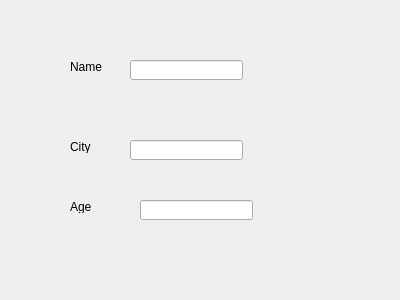
<?xml version="1.0" encoding="UTF-8"?>
<ui version="4.0">
 <class>Dialog</class>
 <widget class="QDialog" name="Dialog">
  <property name="geometry">
   <rect>
    <x>0</x>
    <y>0</y>
    <width>400</width>
    <height>300</height>
   </rect>
  </property>
  <property name="windowTitle">
   <string>Dialog</string>
  </property>
  <widget class="QLineEdit" name="lineEdit">
   <property name="geometry">
    <rect>
     <x>130</x>
     <y>60</y>
     <width>113</width>
     <height>20</height>
    </rect>
   </property>
  </widget>
  <widget class="QLineEdit" name="lineEdit_2">
   <property name="geometry">
    <rect>
     <x>140</x>
     <y>200</y>
     <width>113</width>
     <height>20</height>
    </rect>
   </property>
  </widget>
  <widget class="QLineEdit" name="lineEdit_3">
   <property name="geometry">
    <rect>
     <x>130</x>
     <y>140</y>
     <width>113</width>
     <height>20</height>
    </rect>
   </property>
  </widget>
  <widget class="QLabel" name="label">
   <property name="geometry">
    <rect>
     <x>70</x>
     <y>60</y>
     <width>47</width>
     <height>13</height>
    </rect>
   </property>
   <property name="text">
    <string>Name</string>
   </property>
   <property name="buddy">
    <cstring>lineEdit</cstring>
   </property>
  </widget>
  <widget class="QLabel" name="label_2">
   <property name="geometry">
    <rect>
     <x>70</x>
     <y>200</y>
     <width>47</width>
     <height>13</height>
    </rect>
   </property>
   <property name="text">
    <string>Age</string>
   </property>
   <property name="buddy">
    <cstring>lineEdit_2</cstring>
   </property>
  </widget>
  <widget class="QLabel" name="label_3">
   <property name="geometry">
    <rect>
     <x>70</x>
     <y>140</y>
     <width>47</width>
     <height>13</height>
    </rect>
   </property>
   <property name="text">
    <string>City</string>
   </property>
   <property name="buddy">
    <cstring>lineEdit_3</cstring>
   </property>
  </widget>
 </widget>
 <tabstops>
  <tabstop>lineEdit</tabstop>
  <tabstop>lineEdit_3</tabstop>
  <tabstop>lineEdit_2</tabstop>
 </tabstops>
 <resources/>
 <connections/>
</ui>
